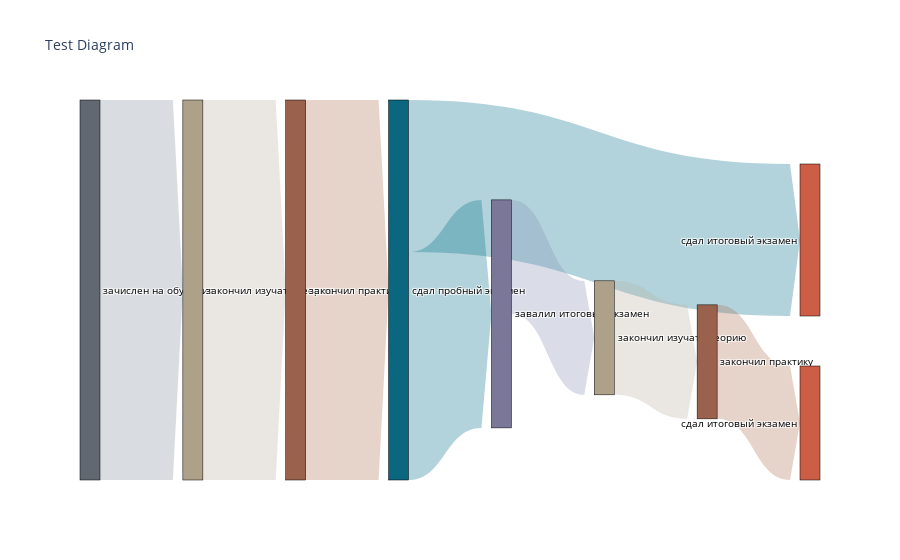

This figure's notebook cell:
### Code cell
duel_colors_node, duel_colors_link = get_colors(fp='/home/ivan/projects/visual_experiments/duel.txt',
                                      line_start=3,
                                      a_node=1,
                                      a_link=0.3,
                                      link_color_shift=1,
                                      color_step=8,
                                      cut=0)


dewdrop_colors_node, dewdrop_colors_link = get_colors(fp='/home/ivan/projects/visual_experiments/dewdrop-dynasty-40.txt',
                                      line_start=0,
                                      a_node=0.5,
                                      a_link=0.3,
                                      link_color_shift=1,
                                      color_step=2,
                                      cut=6)


raw_data = pd.read_excel('/home/ivan/projects/visual_experiments/data_sankey.xlsx')
raw_data = raw_data.to_json(indent=4, orient='records', force_ascii=False)
raw_data = json.loads(raw_data)


cond_data = pd.read_excel('/home/ivan/projects/visual_experiments/data_sankey_cond.xlsx', )
cond_data = cond_data.to_json(indent=4, orient='records', force_ascii=False)
cond_data = json.loads(cond_data)


prepared_data = json.loads(prepare_data(raw_data, cond_data))


sankey_data = construct_sankey_data(prepared_data=prepared_data, 
                                    node_color=duel_colors_node,
                                    node_pad=50,
                                    node_thickness=20,
                                    node_line_color='black',
                                    node_line_width=0.5,
                                    link_color=duel_colors_link, 
                                    title='Test Diagram', 
                                    title_width=10, 
                                    title_height=50, 
                                    title_font_size=10,
                                    orientation='h',
                                    valueformat='int',
                                    valuesuffix='чел')


sankey_fig(sankey_data).show()

### Figure 1 — Plotly figure (JSON) as saved in the notebook; plotly's stock layout.template omitted (floating-point values rounded to 4 significant figures)
{"data": [{"arrangement": "freeform", "domain": {"x": [0, 1], "y": [0, 1]}, "link": {"arrowlen": 10, "color": ["rgba(130,139,152, 0.3)", "rgba(187,175,164, 0.3)", "rgba(173,110,81, 0.3)", "rgba(0,111,137, 0.3)", "rgba(0,111,137, 0.3)", "rgba(134,144,178, 0.3)", "rgba(187,175,164, 0.3)", "rgba(173,110,81, 0.3)"], "hoverlabel": {"align": "left", "bgcolor": "lightgreen", "bordercolor": "black"}, "label": [], "source": [0, 1, 2, 3, 3, 5, 6, 7], "target": [1, 2, 3, 4, 5, 6, 7, 8], "value": [10, 10, 10, 4, 6, 3, 3, 3]}, "node": {"color": ["rgba(98,104,113, 1)", "rgba(174,161,137, 1)", "rgba(154,98,76, 1)", "rgba(11,102,127, 1)", "rgba(205,94,70, 1)", "rgba(122,119,153, 1)", "rgba(174,161,137, 1)", "rgba(154,98,76, 1)", "rgba(205,94,70, 1)"], "hoverlabel": {"align": "left", "bgcolor": "lightgreen", "bordercolor": "white"}, "label": ["зачислен на обучение", "закончил изучать теорию", "закончил практику", "сдал пробный экзамен", "сдал итоговый экзамен", "завалил итоговый экзамен", "закончил изучать теорию", "закончил практику", "сдал итоговый экзамен"], "line": {"color": "black", "width": 0.5}, "pad": 50, "thickness": 20}, "orientation": "h", "textfont": {"color": "black"}, "type": "sankey", "valueformat": "int", "valuesuffix": "чел"}], "layout": {"font": {"size": 10}, "title": {"text": "Test Diagram"}}}
